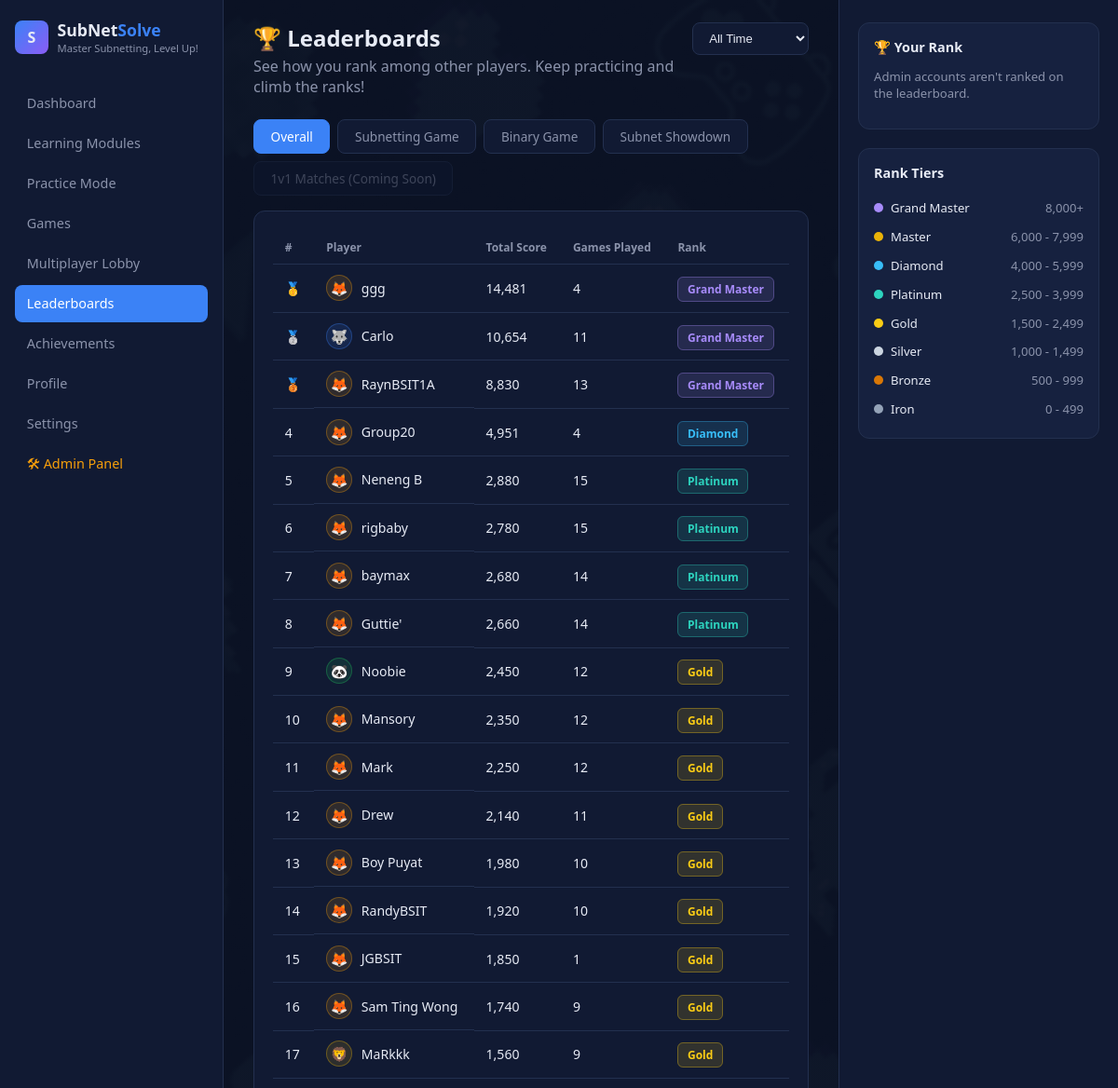
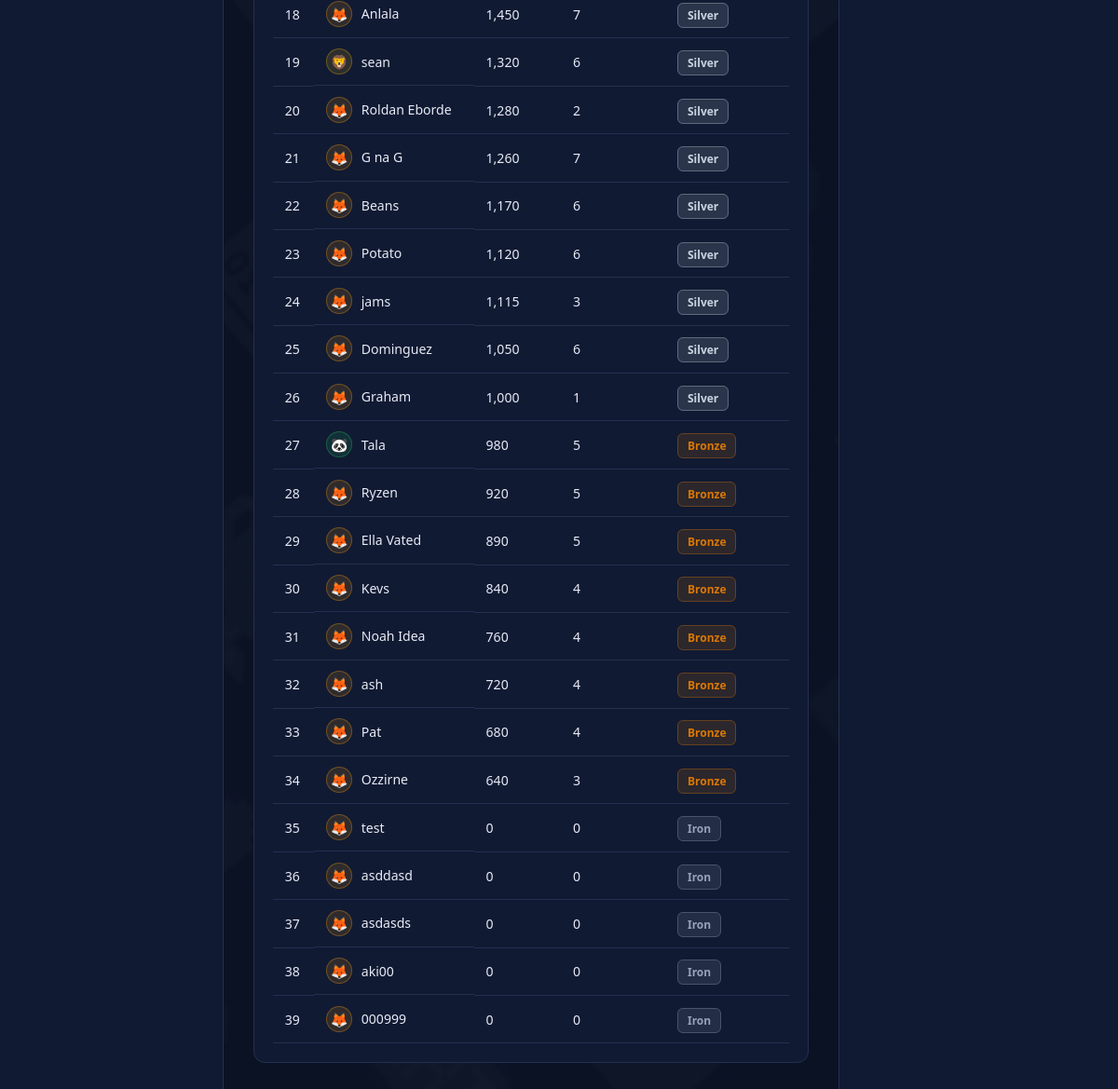
The page /leaderboards.php (signed in) on the database its author committed (2 pictures, top to bottom).
### tables this page shows
CREATE TABLE `user_progress` (
  `user_id` int(11) NOT NULL,
  `level` int(11) NOT NULL DEFAULT 1,
  `career_xp` int(11) NOT NULL DEFAULT 0,
  `total_xp` int(11) NOT NULL DEFAULT 0,
  `xp_to_next_level` int(11) NOT NULL DEFAULT 500,
  `lessons_completed` int(11) NOT NULL DEFAULT 0,
  `quizzes_completed` int(11) NOT NULL DEFAULT 0,
  `total_correct` int(11) NOT NULL DEFAULT 0,
  `total_wrong` int(11) NOT NULL DEFAULT 0,
  `current_streak` int(11) NOT NULL DEFAULT 0,
  `last_activity_date` date DEFAULT NULL,
  `last_daily_challenge_date` date DEFAULT NULL
);

CREATE TABLE `users` (
  `id` int(11) NOT NULL,
  `username` varchar(50) NOT NULL,
  `email` varchar(100) NOT NULL,
  `password` varchar(255) NOT NULL,
  `avatar` varchar(30) NOT NULL DEFAULT 'fox',
  `is_admin` tinyint(1) NOT NULL DEFAULT 0,
  `created_at` datetime NOT NULL
);

### leaderboards.php (the view, shortened to what this page needs)
<?php
require "config.php";
require "includes/avatars.php";
require "includes/rank_tiers.php";
$userId = $_SESSION["user_id"];
$validTabs = ["overall", "subnet", "binary", "showdown"];
$validPeriods = ["all", "7", "30"];
$tab = in_array($_GET["tab"] ?? "", $validTabs, true) ? $_GET["tab"] : "overall";
$period = in_array($_GET["period"] ?? "", $validPeriods, true) ? $_GET["period"] : "all";
$gameFilter = "";
$dateFilter = "";
$sql = "SELECT u.id, u.username, u.avatar, up.level,
        COALESCE(SUM(s.points), 0) AS total_score,
        COUNT(s.id) AS games_played
        FROM users u
        JOIN user_progress up ON up.user_id = u.id
        LEFT JOIN scores s ON s.user_id = u.id $gameFilter $dateFilter
        WHERE u.is_admin = 0
        GROUP BY u.id, u.username, u.avatar, up.level
        ORDER BY total_score DESC
        LIMIT 50";
$result = mysqli_query($conn, $sql);
$players = [];
$rank = 1;
while ($row = mysqli_fetch_assoc($result)) {
    $row["rank"] = $rank;
    $players[] = $row;
    $rank++;
}
$adminCheck = mysqli_fetch_assoc(mysqli_query($conn, "SELECT is_admin FROM users WHERE id = " . (int) $userId));
$viewerIsAdmin = !empty($adminCheck["is_admin"]);
function tab_url($tab, $period) { return "leaderboards.php?tab=$tab&period=$period"; }
$tiersList = get_rank_tiers();
$tierRanges = [];
foreach ($tiersList as $i => $t) {
    if ($i === 0) {
        $tierRanges[] = number_format($t["min"]) . "+";
    } else {
        $tierRanges[] = number_format($t["min"]) . " - " . number_format($tiersList[$i - 1]["min"] - 1);
    }
}
?>
<!DOCTYPE html>
<html lang="en">
<head>
    <link rel="stylesheet" href="dash.css">
    <link rel="stylesheet" href="game.css">
</head>
<body>
<div class="layout">
    <aside class="sidebar">
        <div class="brand">
            <div class="logo">S</div>
            <div>
                <h1>SubNet<span>Solve</span></h1>
                <p>Master Subnetting, Level Up!</p>
            </div>
        </div>
        <a href="dashboard.php" class="nav-link">Dashboard</a>
        <a href="learning_modules.php" class="nav-link">Learning Modules</a>
        <a href="practice.php" class="nav-link">Practice Mode</a>
        <a href="games.php" class="nav-link">Games</a>
        <a href="lobby.php" class="nav-link">Multiplayer Lobby</a>
        <a href="leaderboards.php" class="nav-link active">Leaderboards</a>
        <a href="achievements.php" class="nav-link">Achievements</a>
        <a href="profile.php" class="nav-link">Profile</a>
        <a href="settings.php" class="nav-link">Settings</a>
        <?php if ($viewerIsAdmin): ?>
            <a href="admin/dashboard.php" class="nav-link" style="color:var(--orange);">🛠 Admin Panel</a>
        <?php endif; ?>
    </aside>
    <main class="main">
        <div style="display:flex; justify-content:space-between; align-items:flex-start;">
            <div class="welcome">
                <h2>🏆 Leaderboards</h2>
                <p>See how you rank among other players. Keep practicing and climb the ranks!</p>
            </div>
            <select onchange="window.location.href=this.value" style="background:var(--panel); color:var(--text); border:1px solid var(--border); border-radius:8px; padding:0.5rem 0.8rem; font-size:0.82rem;">
                <option value="<?= tab_url($tab, 'all') ?>" <?= $period === 'all' ? 'selected' : '' ?>>All Time</option>
            </select>
        </div>
        <div class="tab-row">
            <a href="<?= tab_url('overall', $period) ?>" class="tab-btn <?= $tab === 'overall' ? 'active' : '' ?>">Overall</a>
            <a href="<?= tab_url('subnet', $period) ?>" class="tab-btn <?= $tab === 'subnet' ? 'active' : '' ?>">Subnetting Game</a>
            <a href="<?= tab_url('binary', $period) ?>" class="tab-btn <?= $tab === 'binary' ? 'active' : '' ?>">Binary Game</a>
            <a href="<?= tab_url('showdown', $period) ?>" class="tab-btn <?= $tab === 'showdown' ? 'active' : '' ?>">Subnet Showdown</a>
            <span class="tab-btn disabled">1v1 Matches (Coming Soon)</span>
        </div>
        <div class="explore-panel">
            <?php if (empty($players)): ?>
                <p style="color:var(--text-dim); font-size:0.9rem;">No scores yet for this filter — be the first to play!</p>
            <?php else: ?>
            <table class="lb-table">
                <tr><th>#</th><th>Player</th><th>Total Score</th><th>Games Played</th><th>Rank</th></tr>
                <?php foreach ($players as $p): ?>
                    <tr class="<?= (int) $p["id"] === (int) $userId ? "me" : "" ?>">
                        <td><?= $p["rank"] == 1 ? "🥇" : ($p["rank"] == 2 ? "🥈" : ($p["rank"] == 3 ? "🥉" : $p["rank"])) ?></td>
                        <td class="player-cell"><?= render_avatar($p["avatar"], 28) ?> <?= htmlspecialchars($p["username"]) ?></td>
                        <td><?= number_format($p["total_score"]) ?></td>
                        <td><?= $p["games_played"] ?></td>
                        <td><?= render_tier_badge($p["total_score"]) ?></td>
                    </tr>
                <?php endforeach; ?>
            </table>
            <?php endif; ?>
        </div>
    </main>
    <aside class="right-col">
        <div class="panel-box">
            <h4>🏆 Your Rank</h4>
            <?php if ($viewerIsAdmin): ?>
                <p style="font-size:0.82rem; color:var(--text-dim);">Admin accounts aren't ranked on the leaderboard.</p>
            <?php else: ?>
                <p style="font-size:0.82rem; color:var(--text-dim);">Play a game to appear on the leaderboard.</p>
            <?php endif; ?>
        </div>
        <div class="panel-box rank-tier-legend">
            <h4>Rank Tiers</h4>
            <?php foreach (get_rank_tiers() as $i => $t): ?>
                <div class="tier-row">
                    <div class="tier-name"><span class="tier-dot" style="background:<?= $t['color'] ?>;"></span><?= $t['name'] ?></div>
                    <span style="color:var(--text-dim);"><?= $tierRanges[$i] ?></span>
                </div>
            <?php endforeach; ?>
        </div>
    </aside>
</div>
</body>
</html>

### includes/avatars.php
<?php
function get_avatar_presets() {
    return [
        ["id" => "fox",     "emoji" => "🦊", "color" => "#f59e0b"],
        ["id" => "owl",     "emoji" => "🦉", "color" => "#8b5cf6"],
        ["id" => "wolf",    "emoji" => "🐺", "color" => "#3b82f6"],
        ["id" => "panda",   "emoji" => "🐼", "color" => "#22c55e"],
        ["id" => "lion",    "emoji" => "🦁", "color" => "#eab308"],
        ["id" => "octopus", "emoji" => "🐙", "color" => "#14b8a6"],
        ["id" => "dragon",  "emoji" => "🐉", "color" => "#ef4444"],
        ["id" => "robot",   "emoji" => "🤖", "color" => "#ec4899"],
    ];
}
function get_avatar_by_id($avatarId) {
    foreach (get_avatar_presets() as $a) {
        if ($a["id"] === $avatarId) return $a;
    }
    return ["id" => "fox", "emoji" => "🦊", "color" => "#f59e0b"];
}
function render_avatar($avatarId, $size = 34) {
    $a = get_avatar_by_id($avatarId);
    $fontSize = round($size * 0.55);
    return '<div style="width:' . $size . 'px; height:' . $size . 'px; border-radius:50%; background:' . $a["color"] . '22;
        display:flex; align-items:center; justify-content:center; font-size:' . $fontSize . 'px; flex-shrink:0;
        border:1px solid ' . $a["color"] . '55;">' . $a["emoji"] . '</div>';
}

### includes/rank_tiers.php
<?php
function get_rank_tiers() {
    return [
        ["name" => "Grand Master", "min" => 8000, "color" => "#a78bfa"],
        ["name" => "Master",       "min" => 6000, "color" => "#eab308"],
        ["name" => "Diamond",      "min" => 4000, "color" => "#38bdf8"],
        ["name" => "Platinum",     "min" => 2500, "color" => "#2dd4bf"],
        ["name" => "Gold",         "min" => 1500, "color" => "#facc15"],
        ["name" => "Silver",       "min" => 1000, "color" => "#cbd5e1"],
        ["name" => "Bronze",       "min" => 500,  "color" => "#d97706"],
        ["name" => "Iron",         "min" => 0,    "color" => "#94a3b8"],
    ];
}
function get_rank_tier_for_xp($xp) {
    $tiers = get_rank_tiers();
    foreach ($tiers as $tier) {
        if ($xp >= $tier["min"]) return $tier;
    }
    return end($tiers);
}
function render_tier_badge($xp) {
    $t = get_rank_tier_for_xp($xp);
    return '<span style="background:' . $t["color"] . '22; color:' . $t["color"] . '; border:1px solid ' . $t["color"] . '55;
        padding:0.25rem 0.6rem; border-radius:6px; font-size:0.75rem; font-weight:bold;">' . htmlspecialchars($t["name"]) . '</span>';
}

### dash.css (style rules this page uses)
:root { --bg: #0b1224; --panel: #111a33; --panel-light: #16213f; --border: #23304f; --text: #e7ebf5; --text-dim: #8b93ab; --blue: #3b82f6; --purple: #8b5cf6; --green: #22c55e; --orange: #f59e0b; --gold: #eab308; --teal: #14b8a6; --radius: 12px; }
* { box-sizing: border-box; }
body { margin: 0; font-family: "Segoe UI", Arial, sans-serif; background: linear-gradient(rgba(11,18,36,0.85), rgba(11,18,36,0.85)), url('images/Background_edited.png'); background-size: cover; background-position: center; background-attachment: fixed; color: var(--text); }
.layout { display: grid; grid-template-columns: 240px 1fr 300px; min-height: 100vh; }
.sidebar { background: var(--panel); border-right: 1px solid var(--border); padding: 1.25rem 1rem; display: flex; flex-direction: column; }
.brand { display: flex; align-items: center; gap: 0.6rem; margin-bottom: 2rem; }
.brand .logo { width: 36px; height: 36px; border-radius: 8px; background: linear-gradient(135deg, var(--blue), var(--purple)); display: flex; align-items: center; justify-content: center; font-weight: bold; }
.brand h1 { font-size: 1.1rem; margin: 0; }
.brand h1 span { color: var(--blue); }
.brand p { margin: 0; font-size: 0.7rem; color: var(--text-dim); }
.nav-link { display: flex; align-items: center; gap: 0.7rem; padding: 0.65rem 0.8rem; border-radius: 8px; color: var(--text-dim); text-decoration: none; font-size: 0.9rem; margin-bottom: 0.2rem; }
.nav-link.active { background: var(--blue); color: #fff; }
.main { padding: 1.5rem 2rem; }
.welcome h2 { margin: 0 0 0.2rem; }
.welcome p { margin: 0 0 1.5rem; color: var(--text-dim); }
.explore-panel { background: var(--panel); border: 1px solid var(--border); border-radius: var(--radius); padding: 1.25rem; margin-bottom: 1.5rem; }
.right-col { background: var(--panel); border-left: 1px solid var(--border); padding: 1.5rem 1.25rem; }
.panel-box { background: var(--panel-light); border: 1px solid var(--border); border-radius: var(--radius); padding: 1rem; margin-bottom: 1.25rem; }
.panel-box h4 { margin: 0 0 0.8rem; font-size: 0.9rem; display: flex; justify-content: space-between; }
html,body { width: 100%; max-width: 100%; overflow-x: hidden; }

### game.css (style rules this page uses)
.tab-row { display: flex; gap: 0.5rem; margin-bottom: 1rem; flex-wrap: wrap; }
.tab-btn { padding: 0.5rem 1.1rem; border-radius: 8px; border: 1px solid var(--border); background: var(--panel); color: var(--text-dim); font-size: 0.85rem; text-decoration: none; }
.tab-btn.active { background: var(--blue); color: #fff; border-color: var(--blue); }
.tab-btn.disabled { opacity: 0.4; pointer-events: none; }
.lb-table { width: 100%; border-collapse: collapse; }
.lb-table th { text-align: left; font-size: 0.75rem; color: var(--text-dim); padding: 0.6rem 0.8rem; border-bottom: 1px solid var(--border); }
.lb-table td { padding: 0.7rem 0.8rem; font-size: 0.88rem; border-bottom: 1px solid var(--border); }
.lb-table .player-cell { display: flex; align-items: center; gap: 0.6rem; }
.rank-tier-legend .tier-row { display: flex; justify-content: space-between; align-items: center; padding: 0.4rem 0; font-size: 0.82rem; }
.rank-tier-legend .tier-name { display: flex; align-items: center; gap: 0.5rem; }
.tier-dot { width: 10px; height: 10px; border-radius: 50%; display: inline-block; }
html,body { width: 100%; max-width: 100%; overflow-x: hidden; }

### animations.css (style rules this page uses)
body { animation: pageFadeIn 0.3s ease-out; }
.game-card, .showdown-card, .explore-panel, .admin-panel, .profile-hero, .auth-card { animation: bounceIn 0.6s cubic-bezier(0.34, 1.56, 0.64, 1) both; }
.btn, .auth-submit, .mode-pill, .type-pill, .tab-btn, .nav-link, .admin-nav-link { transition: transform 0.15s cubic-bezier(0.34, 1.56, 0.64, 1), background-color 0.2s ease, border-color 0.2s ease, box-shadow 0.2s ease, color 0.2s ease; }
.game-tile, .difficulty-card, .explore-card, .stat-card, .admin-stat-card, .badge-tile, .panel-box, .leaderboard-row, .live-lb-row, .mcq-option, .report-tile { transition: box-shadow 0.25s ease, border-color 0.2s ease, background-color 0.15s ease; }
a { transition: color 0.15s ease, opacity 0.15s ease; }

### rows shown on the page
user_progress: user_id.avatar "🦊", user_id.username "ggg", total_score "14,481", games_played "4", name "Grand Master"
user_progress: user_id.avatar "🐺", user_id.username "Carlo", total_score "10,654", games_played "11", name "Grand Master"
user_progress: user_id.avatar "🦊", user_id.username "RaynBSIT1A", total_score "8,830", games_played "13", name "Grand Master"
user_progress: rank "4", user_id.avatar "🦊", user_id.username "Group20", total_score "4,951", games_played "4", name "Diamond"
user_progress: rank "5", user_id.avatar "🦊", user_id.username "Neneng B", total_score "2,880", games_played "15", name "Platinum"
user_progress: rank "6", user_id.avatar "🦊", user_id.username "rigbaby", total_score "2,780", games_played "15", name "Platinum"
user_progress: rank "7", user_id.avatar "🦊", user_id.username "baymax", total_score "2,680", games_played "14", name "Platinum"
user_progress: rank "8", user_id.avatar "🦊", user_id.username "Guttie'", total_score "2,660", games_played "14", name "Platinum"
user_progress: rank "9", user_id.avatar "🐼", user_id.username "Noobie", total_score "2,450", games_played "12", name "Gold"
user_progress: rank "10", user_id.avatar "🦊", user_id.username "Mansory", total_score "2,350", games_played "12", name "Gold"
user_progress: rank "11", user_id.avatar "🦊", user_id.username "Mark", total_score "2,250", games_played "12", name "Gold"
user_progress: rank "12", user_id.avatar "🦊", user_id.username "Drew", total_score "2,140", games_played "11", name "Gold"
user_progress: rank "13", user_id.avatar "🦊", user_id.username "Boy Puyat", total_score "1,980", games_played "10", name "Gold"
user_progress: rank "14", user_id.avatar "🦊", user_id.username "RandyBSIT", total_score "1,920", games_played "10", name "Gold"
user_progress: rank "15", user_id.avatar "🦊", user_id.username "JGBSIT", total_score "1,850", games_played "1", name "Gold"
user_progress: rank "16", user_id.avatar "🦊", user_id.username "Sam Ting Wong", total_score "1,740", games_played "9", name "Gold"
user_progress: rank "17", user_id.avatar "🦁", user_id.username "MaRkkk", total_score "1,560", games_played "9", name "Gold"
user_progress: rank "18", user_id.avatar "🦊", user_id.username "Anlala", total_score "1,450", games_played "7", name "Silver"
user_progress: rank "19", user_id.avatar "🦁", user_id.username "sean", total_score "1,320", games_played "6", name "Silver"
user_progress: rank "20", user_id.avatar "🦊", user_id.username "Roldan Eborde", total_score "1,280", games_played "2", name "Silver"
user_progress: rank "21", user_id.avatar "🦊", user_id.username "G na G", total_score "1,260", games_played "7", name "Silver"
user_progress: rank "22", user_id.avatar "🦊", user_id.username "Beans", total_score "1,170", games_played "6", name "Silver"
user_progress: rank "23", user_id.avatar "🦊", user_id.username "Potato", total_score "1,120", games_played "6", name "Silver"
user_progress: rank "24", user_id.avatar "🦊", user_id.username "jams", total_score "1,115", games_played "3", name "Silver"
user_progress: rank "25", user_id.avatar "🦊", user_id.username "Dominguez", total_score "1,050", games_played "6", name "Silver"
user_progress: rank "26", user_id.avatar "🦊", user_id.username "Graham", total_score "1,000", games_played "1", name "Silver"
user_progress: rank "27", user_id.avatar "🐼", user_id.username "Tala", total_score "980", games_played "5", name "Bronze"
user_progress: rank "28", user_id.avatar "🦊", user_id.username "Ryzen", total_score "920", games_played "5", name "Bronze"
user_progress: rank "29", user_id.avatar "🦊", user_id.username "Ella Vated", total_score "890", games_played "5", name "Bronze"
user_progress: rank "30", user_id.avatar "🦊", user_id.username "Kevs", total_score "840", games_played "4", name "Bronze"
user_progress: rank "31", user_id.avatar "🦊", user_id.username "Noah Idea", total_score "760", games_played "4", name "Bronze"
user_progress: rank "32", user_id.avatar "🦊", user_id.username "ash", total_score "720", games_played "4", name "Bronze"
user_progress: rank "33", user_id.avatar "🦊", user_id.username "Pat", total_score "680", games_played "4", name "Bronze"
user_progress: rank "34", user_id.avatar "🦊", user_id.username "Ozzirne", total_score "640", games_played "3", name "Bronze"
user_progress: rank "35", user_id.avatar "🦊", user_id.username "test", total_score "0", games_played "0", name "Iron"
user_progress: rank "36", user_id.avatar "🦊", user_id.username "asddasd", total_score "0", games_played "0", name "Iron"
user_progress: rank "37", user_id.avatar "🦊", user_id.username "asdasds", total_score "0", games_played "0", name "Iron"
user_progress: rank "38", user_id.avatar "🦊", user_id.username "aki00", total_score "0", games_played "0", name "Iron"
user_progress: rank "39", user_id.avatar "🦊", user_id.username "000999", total_score "0", games_played "0", name "Iron"

### other values the page prints
$t['name'] "Grand Master"
$tierRanges[$i] "8,000+"
$t['name'] "Master"
$tierRanges[$i] "6,000 - 7,999"
$t['name'] "Diamond"
$tierRanges[$i] "4,000 - 5,999"
$t['name'] "Platinum"
$tierRanges[$i] "2,500 - 3,999"
$t['name'] "Gold"
$tierRanges[$i] "1,500 - 2,499"
$t['name'] "Silver"
$tierRanges[$i] "1,000 - 1,499"
$t['name'] "Bronze"
$tierRanges[$i] "500 - 999"
$t['name'] "Iron"
